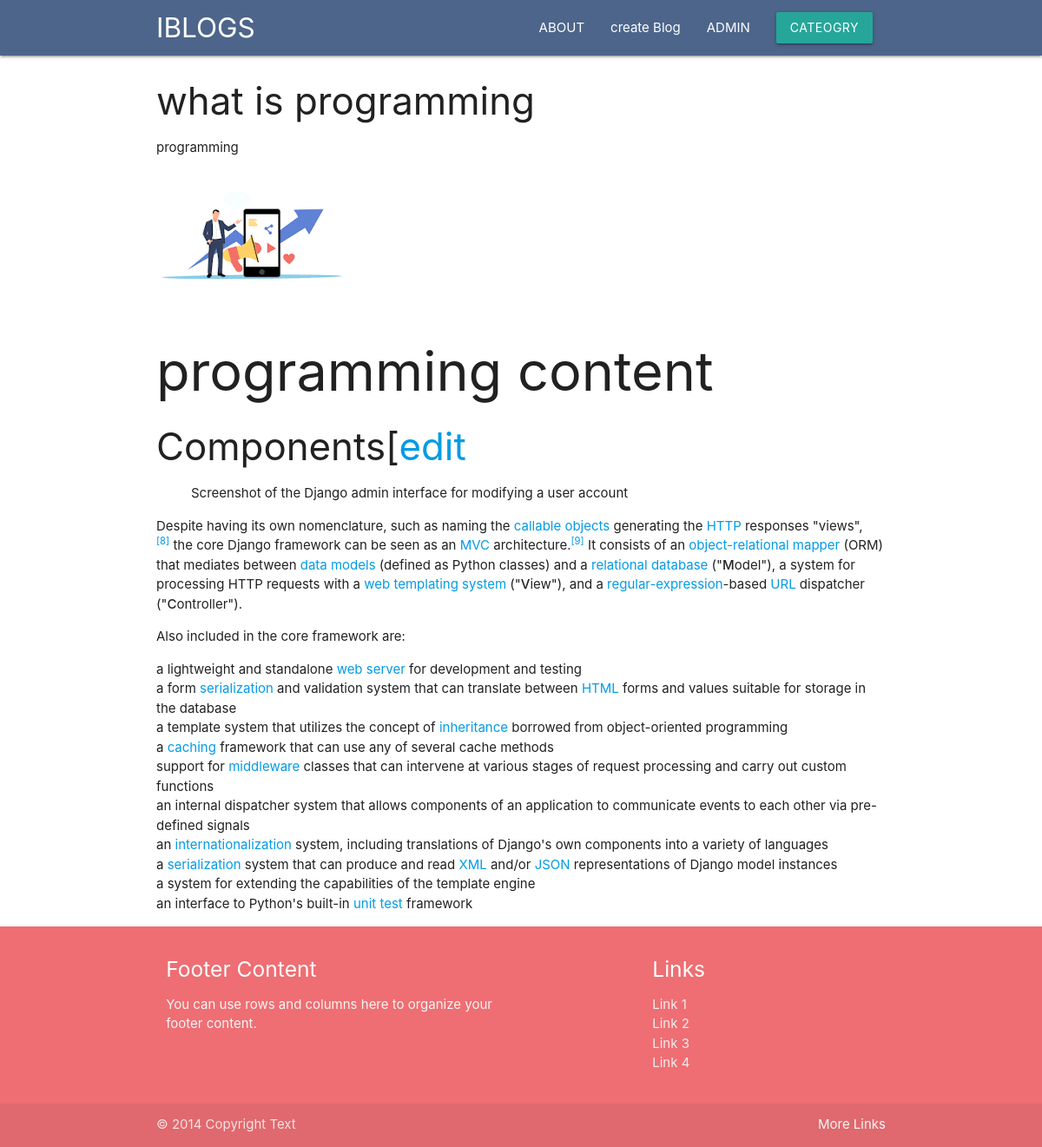
Screenshot of /blog/pm with the database file from the repository.
### blog/models.py (models this page shows, shortened)
class Post(models.Model):
    post_id = models.AutoField(primary_key=True)
    title = models.CharField(max_length=200)
    content = HTMLField()
    url = models.CharField(max_length=100)
    cat = models.ForeignKey(Category,on_delete=models.CASCADE)
    image = models.ImageField(upload_to='post')

class Category(models.Model):
    cat_id = models.AutoField(primary_key=True)
    title = models.CharField(max_length=100)
    description = models.TextField()
    url = models.CharField(max_length=100)
    image = models.ImageField(upload_to='category')
    add_date = models.DateTimeField(auto_now_add=True,null=True)

### blog/views.py (the view)
# urls.py: path('blog/<slug:url>',views.post),
def post(request,url):
    post = Post.objects.get(url=url)
    cats = Category.objects.all()
    return render(request,'blog/post.html',{'post':post,'cats':cats})

### template/blog/post.html (shortened to what this page needs)
<!DOCTYPE html>
{% extends 'blog/base.html' %}
{%block content%}
<div class="container">
    <h3>{{post.title}}</h3>
    <p>{{post.cat.title}}</p>
    <img src="/media/{{post.image}}">
<p>
    {{post.content |safe}}
</p>
</div>
{%endblock%}

### rows the page displays
Post: title "what is programming", cat "programming", image (picture), content "programming content Components [ edit Screenshot of the Django admin interface for modifying a user account Despite having its own nomenclature, such as naming the callable objects generating the HTTP responses \"views\", [8] the core Django framework can be seen as an MVC architecture. [9] It consists of an object-relational mapper (ORM) that mediates between data models (defined as Python classes) and a relational database (\" M odel\"), a system for processing HTTP requests with a web templating system (\" V iew\"), and a regular-expression -based URL dispatcher (\" C ontroller\"). Also included in the core framework are: a lightweight and standalone web server for development and testing a form…"
